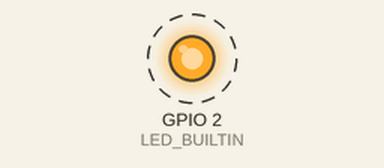
The sketch below on a simulated ESP32. Shown: output pins drawn as LEDs (lit = HIGH). Dashed ring = blinking. What the sketch prints to the serial monitor is not drawn.

Above: at 0.02 s.
Timing chart, 0 to 3.0 s (numbered marks = the images above):
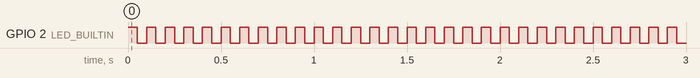

Measured:
- by itself, GPIO 2 (LED_BUILTIN): alternates HIGH for 0.05 s and LOW for 0.05 s

The sketch:

Topic_4.ino
```cpp
/*
Topic 4
Objective:
1. Design a program that blinks 10 times a second.
2. Write a function that prints counts every 400 ms.

*/
#define CONFIG_FREERTOS_HZ 1000

void t1(void *parameter) {
    int count = 0;
    long start = 0;
    long stop = 0;
    long sum = 0;

    while (1) {
        // Tasks are delayed 50 ms each, or 100 ms in total,
        // in order for it to blink 10 times a second.
        // start = xTaskGetTickCount();
        digitalWrite(LED_BUILTIN, HIGH);
        vTaskDelay(50 / portTICK_PERIOD_MS);  // Blocks task for 50 ms.
        digitalWrite(LED_BUILTIN, LOW);
        vTaskDelay(50 / portTICK_PERIOD_MS);  // Blocks task for 50 ms.
        /*stop = xTaskGetTickCount();
        count++;
        sum += ((stop - start) / portTICK_PERIOD_MS);

        if (sum == 1000) {
            Serial.println("====================");
            Serial.print("Time taken: ");
            Serial.println(sum);
            Serial.print("count task1: ");
            Serial.println(count);
            Serial.println("====================");
            sum = 0;
            count = 0;
        }
        */
    }
}

void t2(void *parameter) {
    int count = 0;
    while (1) {
        count++;
        Serial.print("Count task2: ");
        Serial.println(count);
        vTaskDelay(400 / portTICK_PERIOD_MS);  // Blocks task for 400 ms.
    }
}

void setup() {
    Serial.begin(115200);

    pinMode(LED_BUILTIN, OUTPUT);

    xTaskCreate(t1, "BlinkLED", 10000, NULL, 1, NULL);
    xTaskCreate(t2, "Counter", 10000, NULL, 1, NULL);
}

void loop() {
}
```
